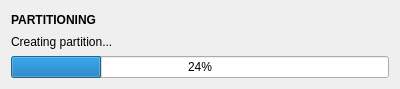
<?xml version="1.0" encoding="UTF-8"?>
<ui version="4.0">
 <class>EditPartitionJobProgress</class>
 <widget class="QWidget" name="EditPartitionJobProgress">
  <property name="geometry">
   <rect>
    <x>0</x>
    <y>0</y>
    <width>400</width>
    <height>89</height>
   </rect>
  </property>
  <property name="windowTitle">
   <string notr="true">Form</string>
  </property>
  <layout class="QVBoxLayout" name="verticalLayout">
   <item>
    <widget class="QLabel" name="titleLabel">
     <property name="font">
      <font>
       <weight>75</weight>
       <bold>true</bold>
      </font>
     </property>
     <property name="text">
      <string notr="true">PARTITIONING</string>
     </property>
    </widget>
   </item>
   <item>
    <widget class="QLabel" name="descriptionLabel">
     <property name="enabled">
      <bool>true</bool>
     </property>
     <property name="text">
      <string notr="true">Creating partition...</string>
     </property>
    </widget>
   </item>
   <item>
    <widget class="QProgressBar" name="progressBar">
     <property name="value">
      <number>24</number>
     </property>
    </widget>
   </item>
  </layout>
 </widget>
 <resources/>
 <connections/>
</ui>
